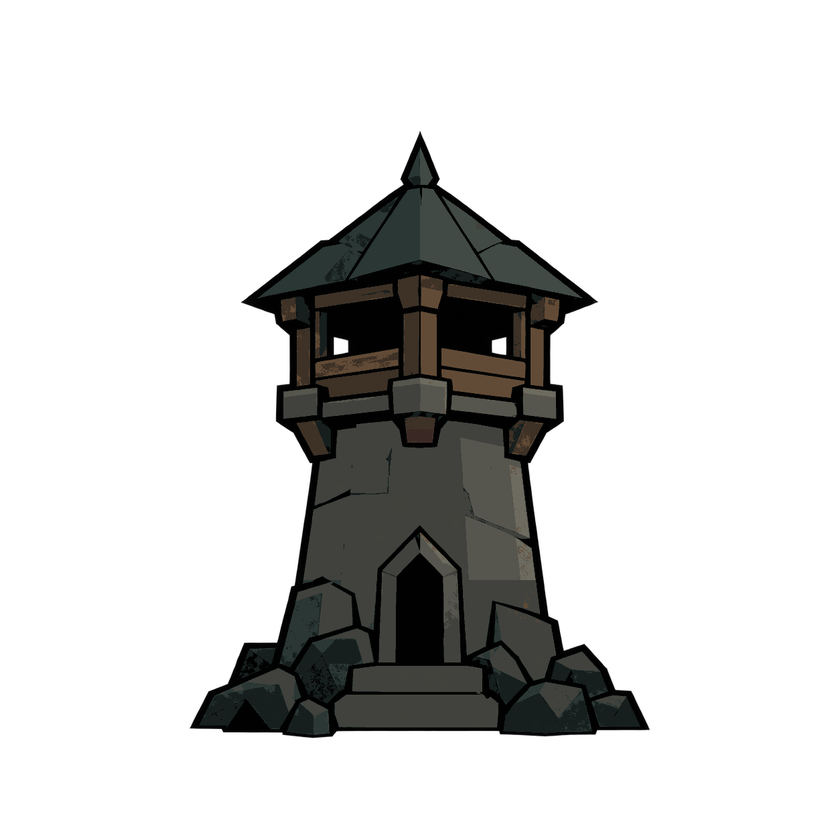
#> input picture docs/concepts/gloamwatch-new-set/tier-1.png, 840 x 840 px, shrunk from 1254 x 1254 before the run
$ python prepare.py tier-1.png ../gloamwatch-simple-v2/ice.png
#> lines starting #> are read from the running program, lines starting #| are printed output that depends on the picture
"""Palette-only correction; preserves native geometry and alpha. No dithering."""
from pathlib import Path
import sys
import numpy as np
from PIL import Image

ROOT = Path(__file__).resolve().parent
HEX = ['000000','151E1D','293633','414A44','41423C','56564E','6D6B60','3D3025','624B35','392724','613B34','BFB295','435862','758F9E','39442B','788346']
PAL = np.array([[int(h[i:i+2], 16) for i in (0,2,4)] for h in HEX], dtype=np.uint8)

def convert(source, name):
#> called with name = '../gloamwatch-simple-v2/ice.png'
    a = np.array(Image.open(source).convert('RGBA'))
#> a is the input picture: shape (840, 840, 4); mean R, G, B, A 8.9, 9, 8.1, 52.8
    rgb = a[:,:,:3].astype(np.int32)
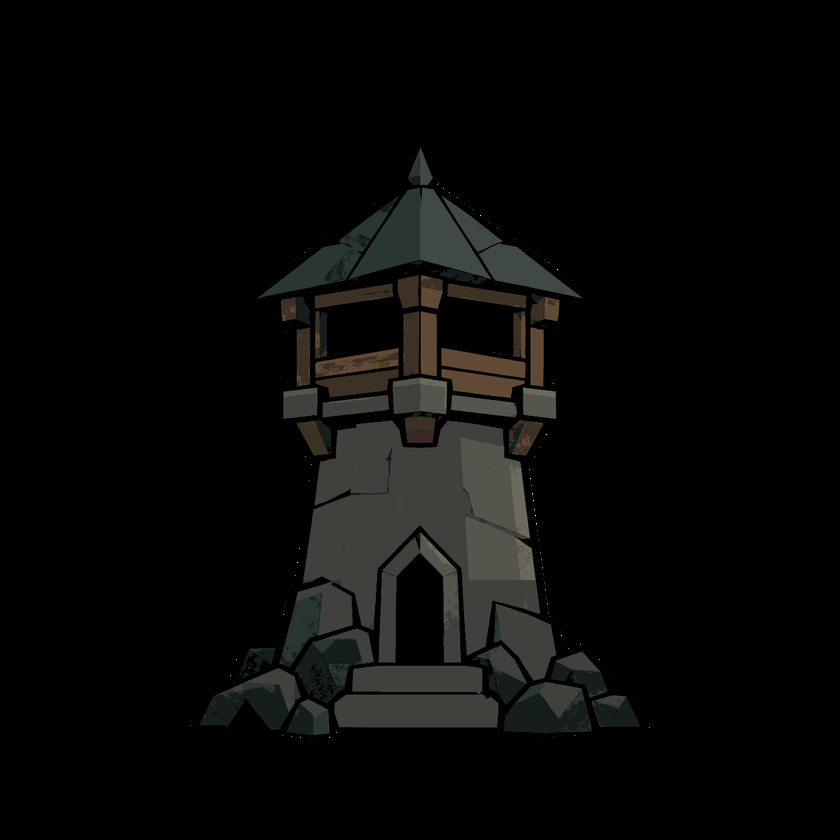
#> rgb: shape (840, 840, 3) int32; mean R, G, B 8.9, 9, 8.1
    # Reserve elemental colors for elemental sprites, cloth for later tiers.
    allowed = list(range(9)) + ([] if name == 'tier-1' else [9,10,11])
    if 'ice' in name: allowed += [12,13]
    if 'poison' in name: allowed += [14,15]
    choices = PAL[allowed].astype(np.int32)
    idx = np.argmin(((rgb[:,:,None,:]-choices)**2).sum(3), axis=2)
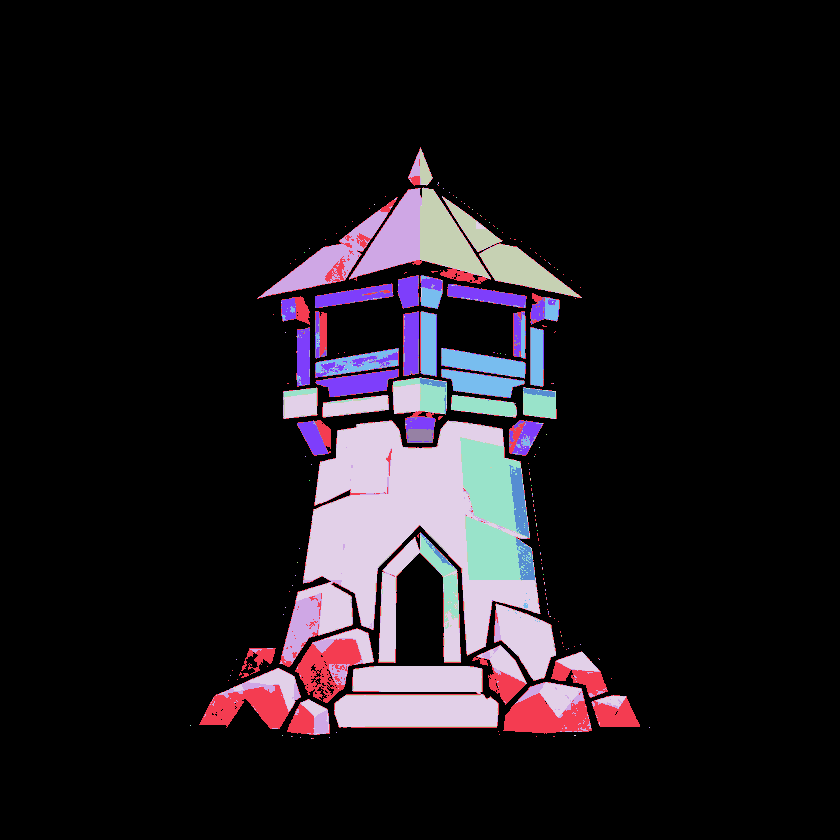
#> idx: shape (840, 840) int64; 14 distinct labels, from 0 to 13; one colour per label, 0 black
    out = np.dstack((choices[idx].astype(np.uint8), a[:,:,3]))
    out[a[:,:,3] == 0,:3] = 0
    assert np.array_equal(a[:,:,3], out[:,:,3])
    target = ROOT / (name + '.png')
    Image.fromarray(out).save(target)
    saved = np.array(Image.open(target))
    colors = np.unique(saved[:,:,:3][saved[:,:,3]>0], axis=0)
#> colors = 14 rows, first 8: [0, 0, 0], [21, 30, 29], [41, 54, 51], [57, 39, 36], [61, 48, 37], [65, 66, 60], [65, 74, 68], [67, 88, 98]
    assert all(tuple(c) in set(map(tuple,PAL)) for c in colors)
    print(name, 'size', list(Image.open(target).size), 'colors', len(colors), 'alpha preserved')
#| ../gloamwatch-simple-v2/ice.png size [840, 840] colors 14 alpha preserved

if __name__ == '__main__': convert(Path(sys.argv[1]), sys.argv[2])
